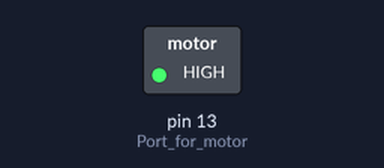
The sketch below on a simulated Arduino Uno, built with avr-gcc and run on an emulated ATmega328P. Parts: switched loads named in the sketch (green lamp = pin HIGH). Dashed ring = blinking. What the sketch prints to the serial monitor is not drawn.

Above: at 0.5 s.
Timing chart, 0 to 4.6 s (numbered marks = the images above):
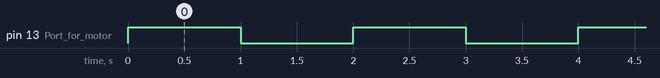

Measured:
- by itself, pin 13 (Port_for_motor): alternates HIGH for 1.0 s and LOW for 1.0 s

The sketch:

DC-Motor-Code.ino
```cpp
void setup()
{
  Serial.begin(9600);
  pinMode(13, OUTPUT); //Port for motor
}

void loop()
{
  Serial.println("Motor is SPINNING!");
  digitalWrite(13, HIGH);
  delay(1000); // Wait for 1000 millisecond(s)
  digitalWrite(13, LOW);
  Serial.println("Motor is stationary");
  delay(1000); // Wait for 1000 millisecond(s)
}
```
